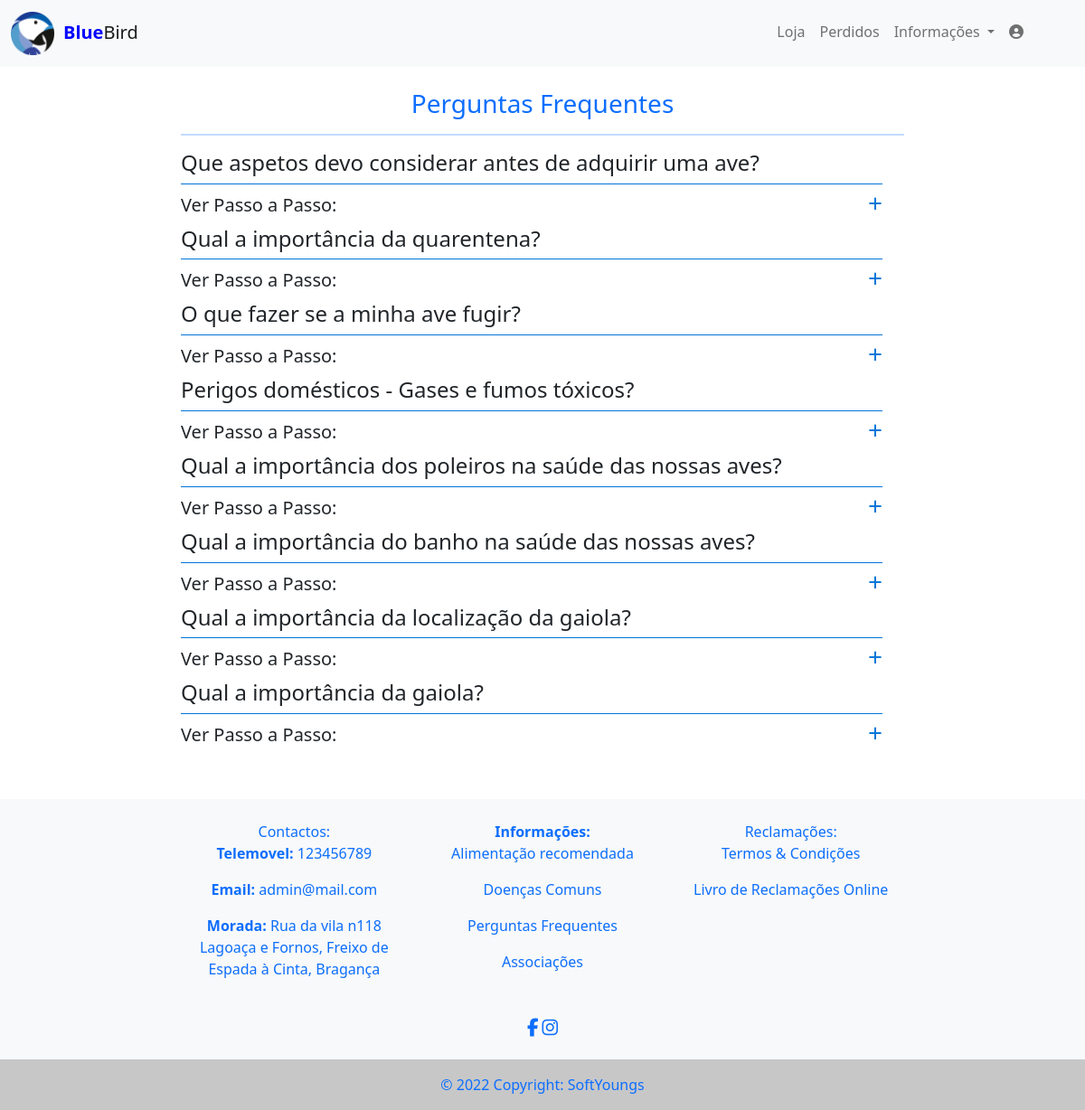
Page /index.php?opt=12 on the committed database.
### tables this page shows
CREATE TABLE `webdados` (
  `wb_id` int(11) NOT NULL,
  `wb_nome` varchar(50) NOT NULL,
  `wb_face` varchar(200) NOT NULL,
  `wb_insta` varchar(200) NOT NULL,
  `wb_termos` text NOT NULL,
  `wb_mapa` varchar(5000) NOT NULL,
  `wb_distrito` int(11) NOT NULL,
  `wb_concelho` int(11) NOT NULL,
  `wb_freguesia` int(11) NOT NULL,
  `wb_morada` varchar(100) NOT NULL,
  `wb_contacto` varchar(9) NOT NULL
);

CREATE TABLE `faqs` (
  `faq_id` int(11) NOT NULL,
  `faq_pergunta` varchar(255) NOT NULL,
  `faq_resposta` text NOT NULL
);

CREATE TABLE `freguesias` (
  `freguesiaid` int(11) NOT NULL,
  `concelhoid` int(11) NOT NULL,
  `freguesia` varchar(150) NOT NULL
);

CREATE TABLE `concelhos` (
  `concelhoid` int(11) NOT NULL,
  `distritoid` int(11) NOT NULL,
  `concelho` text NOT NULL
);

CREATE TABLE `distritos` (
  `distritosid` int(11) NOT NULL,
  `distrito` text NOT NULL
);

### includes/mostra_faqs.php (the view)
<?php
include 'connections/conn.php';
echo '<center><h3 class="text-primary">Perguntas Frequentes</h3></center>
<hr class="bg-primary" style="height: 2px;">
<div class="row">';
$faqs = mysqli_query($conn, "SELECT faq_pergunta, faq_resposta FROM faqs where faq_resposta != ''");
while($faq = mysqli_fetch_array($faqs)){
    echo '<div class="row">
            <h4>'.$faq["faq_pergunta"].'</h4>
            <div class="col">';
            if (strlen($faq["faq_resposta"])-10 > 50){
                echo '<details class="mostra">
                    <summary>
                        Ver Passo a Passo:
                    </summary>
                    '.$faq["faq_resposta"].'
                </details>';
            }else{
                echo $faq["faq_resposta"];
            }
    echo '</div>
    </div>';
}
echo '</div>';

### includes/header.php (shortened to what this page needs)
<header>
	<?php
	include 'connections/conn.php';
	$query = mysqli_fetch_array(mysqli_query($conn, "SELECT wb_nome from webdados where wb_id = 1"));
	$nome = $query["wb_nome"];
	echo '<nav class="navbar navbar-expand-md navbar-light bg-light mb-4">
    	<div class="container-fluid">';
			echo '<a class="navbar-brand" href="?opt=0">
				<img src="logo_PAP_azul.png" style="width: 10%; height: 10%"><label style="padding-left: 2%"><b style="color: blue">'.substr($nome, 0, $length = 4).'</b>'.substr($nome, 4, $length = mb_strlen($nome)).'</label>
			</a>';
			echo '<button class="navbar-toggler" type="button" data-bs-toggle="collapse" data-bs-target="#navbarCollapse" aria-controls="navbarCollapse" aria-expanded="false" aria-label="Toggle navigation">
				<span class="navbar-toggler-icon"></span>
			</button>
			<div class="collapse navbar-collapse" id="navbarCollapse">
				<ul class="navbar-nav ms-auto me-5 mb-md-1 nav-pills d-flex">';
						if(@$_SESSION["log_type"] != ''){
							if (@$_SESSION["log_type"] == '0') {
								include 'includes/lista_menu_admin.php';
							}else if (@$_SESSION["log_type"] == '1'){
								include 'includes/lista_menu_vet.php';
							}else if (@$_SESSION["log_type"] == '2'){
								include 'includes/lista_menu_user.php';
							}
							echo '
							<li class="nav-item dropdown">
								<a class="nav-link dropdown-toggle" href="#" id="dropdown03" data-bs-toggle="dropdown" aria-expanded="false">';
									include 'connections/conn.php';
									$sql = mysqli_fetch_array(mysqli_query($conn, "Select uti_nome, uti_apelido, uti_foto from utilizador where uti_log_id = '$_SESSION[log_id]'"));
									echo '<img src="assets/img/foto_perfil/'.$sql["uti_foto"].'" style="width:2em; height: 2em; border-radius:50%"><label>&nbsp;'.$sql["uti_nome"].' '.$sql["uti_apelido"].'</label>
								</a>
								<ul class="dropdown-menu" aria-labelledby="dropdown03">';
								echo '<li><a class="dropdown-item" href="includes/terminar_sessao.php">Sair</a></li>
								</ul>
							</li>';
						}else{
							include 'includes/lista_main.php';
						}
				echo '</ul>
			</div>
    	</div>
    </nav>';

### includes/footer.php (shortened to what this page needs)
<footer class="bg-light text-center text-primary navbar-fixed-bottom mt-5" style="position: relative">
<?php
    include 'connections/conn.php';
    $dados = mysqli_fetch_array(mysqli_query($conn, "SELECT webdados.*, distritos.*, concelhos.*, freguesias.* FROM webdados
                                                    inner join distritos on distritos.distritosid = webdados.wb_distrito
                                                    join concelhos on concelhos.concelhoid = webdados.wb_concelho
                                                    join freguesias on freguesias.freguesiaid = webdados.wb_freguesia"));
    $email = mysqli_fetch_array(mysqli_query($conn, "SELECT log_email FROM login where log_id = 1"));
    echo '<div class="col-md-2"></div>
    <div class="col-md-8 offset-md-2">
        <div class="row">
            <div class="col">
                <br>
                <label>Contactos:</label><br>
                <p><b>Telemovel: </b> '.$dados["wb_contacto"].'</p>
                <p><b>Email: </b> '.$email["log_email"].'</p>
                <p><b>Morada: </b> '.$dados["wb_morada"].'<br>'.$dados["freguesia"].', '.$dados["concelho"].', '.$dados["distrito"].'</p>
            </div>
            <div class="col">
                <br>
                <label><b>Informações:</b></label><br>';
                include 'includes/lista_footer.php';
            echo '</div>
            <div class="col">
                <br>
                <label>Reclamações:</label><br>
                <p><a href="index.php?opt=14" style="text-decoration:none;" class="text-primary">Termos & Condições</a></p>
                <p><a href="https://www.livroreclamacoes.pt/inicio" class="text-primary" style="text-decoration:none;">Livro de Reclamações Online</a></p>
            </div>
        </div>
    </div><br>
    <div class="col-md-8 text-center offset-md-2">
        <a href="'.$dados["wb_face"].'" class="text-primary" target="_blank" role="button"><i class="fab fa-facebook-f fa-lg"></i></a>
        <a href="'.$dados["wb_insta"].'" class="text-primary" target="_blank" role="button"><i class="fab fa-instagram fa-lg"></i></a>
    </div><br>
    <div class="text-center p-3" style="background-color: rgba(0, 0, 0, 0.2);">
        © '.date("Y").' Copyright: SoftYoungs
    </div>
    <div class="col-md-2"></div>';
?>
</footer>

### assets/css/estilos.css (style rules this page uses)
body { font-size:100%; }
details summary { width: 100%; padding: 0.5rem 0; position: relative; cursor: pointer; font-size: 1.25rem; font-weight: 300; list-style: none; }
.mostra { border-top: 1px solid #0275d8; }
details summary:after { content: "+"; color: #0275d8; position: absolute; font-size: 1.75rem; line-height: 0; margin-top: 0.75rem; right: 0; font-weight: 200; transform-origin: center; transition: 200ms linear; }
details summary { outline: 0; }

### rows in the picture
webdados: wb_nome "Blue", wb_nome "Bird", wb_contacto "123456789", wb_morada "Rua da vila n118", freguesias.freguesia "Lagoaça e Fornos", concelhos.concelho "Freixo de Espada à Cinta", distritos.distrito "Bragança"
faqs: faq_pergunta "Que aspetos devo considerar antes de adquirir uma ave?"
faqs: faq_pergunta "Qual a importância da quarentena?"
faqs: faq_pergunta "O que fazer se a minha ave fugir?"
faqs: faq_pergunta "Perigos domésticos - Gases e fumos tóxicos?"
faqs: faq_pergunta "Qual a importância dos poleiros na saúde das nossas aves?"
faqs: faq_pergunta "Qual a importância do banho na saúde das nossas aves?"
faqs: faq_pergunta "Qual a importância da localização da gaiola?"
faqs: faq_pergunta "Qual a importância da gaiola?"

### other values in the picture
$email["log_email"] "admin@mail.com"
